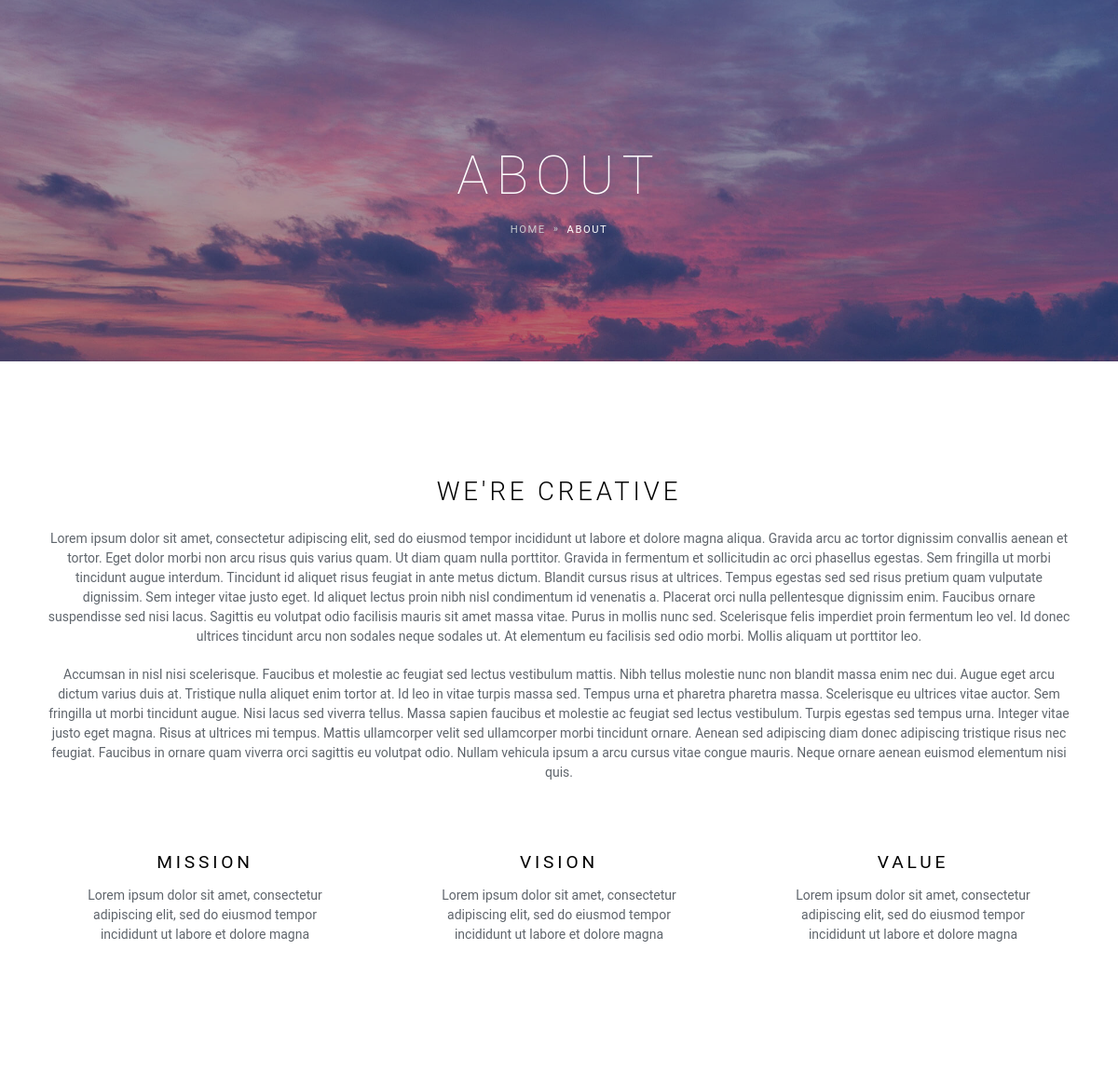
The page /about/ on the database its author committed.
### about/models.py (models this page shows, shortened)
class AboutCompany(models.Model):
    title = models.CharField(max_length=300)
    image = models.ImageField(upload_to="about")
    banner = models.ImageField(upload_to="about/banner", null=True)
    description = HTMLField()
    keywords = models.CharField(max_length=300, null=True)
    seo_description = models.TextField(null=True)

### home/models.py (models this page shows, shortened)
class SiteInformation(models.Model):
    title = models.CharField(max_length=200)
    logo = models.ImageField(upload_to='logo', null=True)
    mission = models.TextField(null=True)
    vision = models.TextField(null=True)
    value = models.TextField(null=True)
    phone = models.CharField(max_length=11, null=True)
    address = models.CharField(max_length=300, null=True)
    email = models.EmailField(null=True)

### about/views.py (the view)
# urls.py: path('about/', views.AboutView.as_view(), name="page"),
class AboutView(ListView):
    model = models.AboutCompany
    queryset = models.AboutCompany.objects.first()
    template_name = 'about.html'
    context_object_name = "about"
    def get_context_data(self, **kwargs):
        context = super().get_context_data(**kwargs)
        context['data'] = SiteInformation.objects.first()
        return context

### about/templates/about.html (shortened to what this page needs)
{% extends 'base/main_base.html' %}
{% load thumbnail %}
{% load static %}
{% block content %}
<section class="text-center overflow-hidden py-0" data-zanim-timeline="{}" data-zanim-trigger="scroll">
  <div class="bg-holder overlay  parallax" style="background-image:url({{ about.banner.url }});">
  </div>
  <div class="container-fluid">
    <div class="header-overlay"></div>
    <div class="position-relative pt-10 pb-8">
      <div class="header-text">
        <div class="overflow-hidden">
          <h1 class="display-3 fs-7 text-white fw-lighter ls-2" data-zanim-xs='{"duration":2,"delay":0}'>{{ about.title }}</h1>
        </div>
        <div class="overflow-hidden">
          <div class="d-flex justify-content-center" data-zanim-xs='{"duration":2,"delay":0.1}'>
            <nav aria-label="breadcrumb">
              <ol class="breadcrumb text-uppercase ls-2">
                <li class="breadcrumb-item"><a class="text-400 hover-color-white" href="{% url "page:home" %}">Home</a></li>
                <li class="breadcrumb-item active" aria-current="page">{{ about.title }}</li>
              </ol>
            </nav>
          </div>
        </div>
      </div>
    </div>
  </div>
</section>
<section class="pb-2 text-center" style="scroll-margin-top:-25px">
  <div class="container">
    <div class="row align-items-center">
        <h3 class="ls-2 mb-3">we're creative</h3>
        {{ about.description|safe }}
    </div>
  </div>
</section>
<section class="text-center pt-0">
  <div class="container">
      <div class="row">
      <div class="col-sm-6 col-lg-4 mb-3" data-zanim-timeline="{}">
          <div class="overflow-hidden">
          <div class="service-item p-3 p-md-4 h-100">
              <div class="overflow-hidden">
              <h5 class="fw-normal ls-3 mb-2" data-zanim-xs="{&quot;duration&quot;:1.5,&quot;delay&quot;:&quot;0.1&quot;}" style="transform: translate(0px, 0px); opacity: 1;">Mission</h5>
              </div>
              <div class="overflow-hidden">
              <p class="fw-normal" data-zanim-xs="{&quot;duration&quot;:1.5,&quot;delay&quot;:&quot;0.2&quot;}" style="transform: translate(0px, 0px); opacity: 1;">{{ data.mission|truncatewords:50 }}</p>
              </div>
          </div>
          </div>
      </div>
      <div class="col-sm-6 col-lg-4 mb-3" data-zanim-timeline="{}">
          <div class="overflow-hidden">
          <div class="service-item p-3 p-md-4 h-100">
              <div class="overflow-hidden">
              <h5 class="fw-normal ls-3 mb-2" data-zanim-xs="{&quot;duration&quot;:1.5,&quot;delay&quot;:&quot;0.30000000000000004&quot;}" style="transform: translate(0px, 0px); opacity: 1;">Vision</h5>
              </div>
              <div class="overflow-hidden">
              <p class="fw-normal" data-zanim-xs="{&quot;duration&quot;:1.5,&quot;delay&quot;:&quot;0.4&quot;}" style="transform: translate(0px, 0px); opacity: 1;">{{ data.vision|truncatewords:50 }}</p>
              </div>
          </div>
          </div>
      </div>
      <div class="col-sm-6 col-lg-4 mb-3" data-zanim-timeline="{}">
          <div class="overflow-hidden">
          <div class="service-item p-3 p-md-4 h-100">
              <div class="overflow-hidden">
              <h5 class="fw-normal ls-3 mb-2" data-zanim-xs="{&quot;duration&quot;:1.5,&quot;delay&quot;:&quot;0.4&quot;}" style="transform: translate(0px, 0px); opacity: 1;">Value</h5>
              </div>
              <div class="overflow-hidden">
              <p class="fw-normal" data-zanim-xs="{&quot;duration&quot;:1.5,&quot;delay&quot;:&quot;0.5&quot;}" style="transform: translate(0px, 0px); opacity: 1;">{{ data.value|truncatewords:50 }}</p>
              </div>
          </div>
          </div>
      </div>
      </div>
  </div>
</section>
{% endblock content %}

### rows shown on the page
AboutCompany: banner (picture), title "ABOUT", description "Lorem ipsum dolor sit amet, consectetur adipiscing elit, sed do eiusmod tempor incididunt ut labore et dolore magna aliqua. Gravida arcu ac tortor dignissim convallis aenean et tortor. Eget dolor morbi non arcu risus quis varius quam. Ut diam quam nulla porttitor. Gravida in fermentum et sollicitudin ac orci phasellus egestas. Sem fringilla ut morbi tincidunt augue interdum. Tincidunt id aliquet risus feugiat in ante metus dictum. Blandit cursus risus at ultrices. Tempus egestas sed sed risus pretium quam vulputate dignissim. Sem integer vitae justo eget. Id aliquet lectus proin nibh nisl condimentum id venenatis a. Placerat orci nulla pellentesque dignissim enim. Faucibus ornare…"
SiteInformation: mission "Lorem ipsum dolor sit amet, consectetur adipiscing elit, sed do eiusmod tempor incididunt ut labore et dolore magna aliqua. Ultrices eros in cursus turpis massa. Etiam tempor orci eu lobortis elementum.", vision "Lorem ipsum dolor sit amet, consectetur adipiscing elit, sed do eiusmod tempor incididunt ut labore et dolore magna aliqua. Ultrices eros in cursus turpis massa. Etiam tempor orci eu lobortis elementum.", value "Lorem ipsum dolor sit amet, consectetur adipiscing elit, sed do eiusmod tempor incididunt ut labore et dolore magna aliqua. Ultrices eros in cursus turpis massa. Etiam tempor orci eu lobortis elementum."
